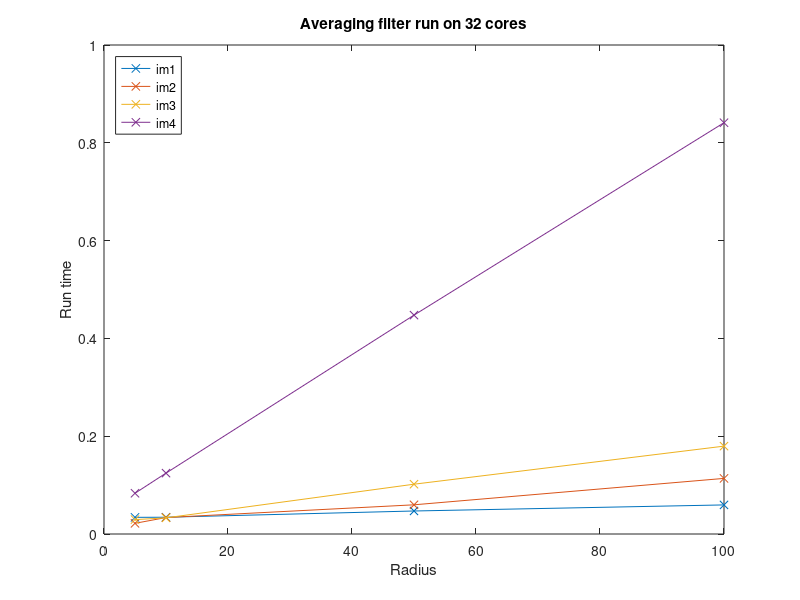
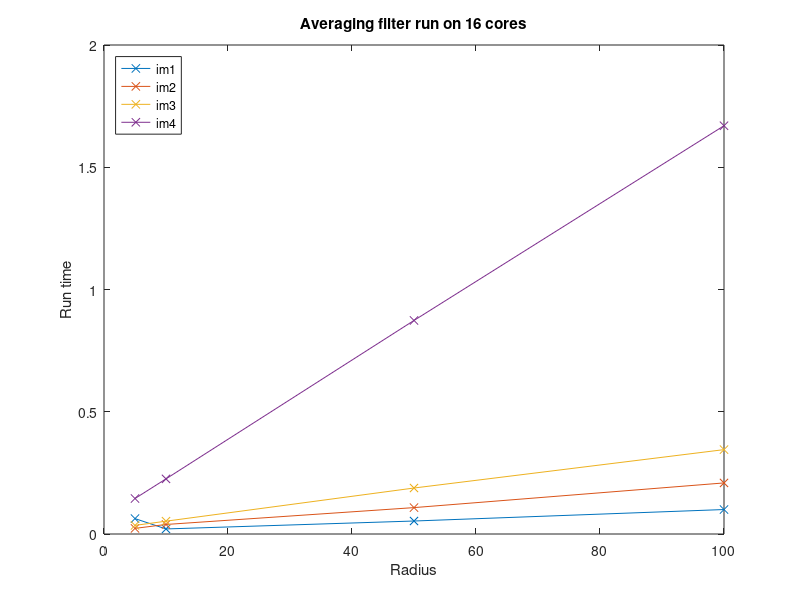
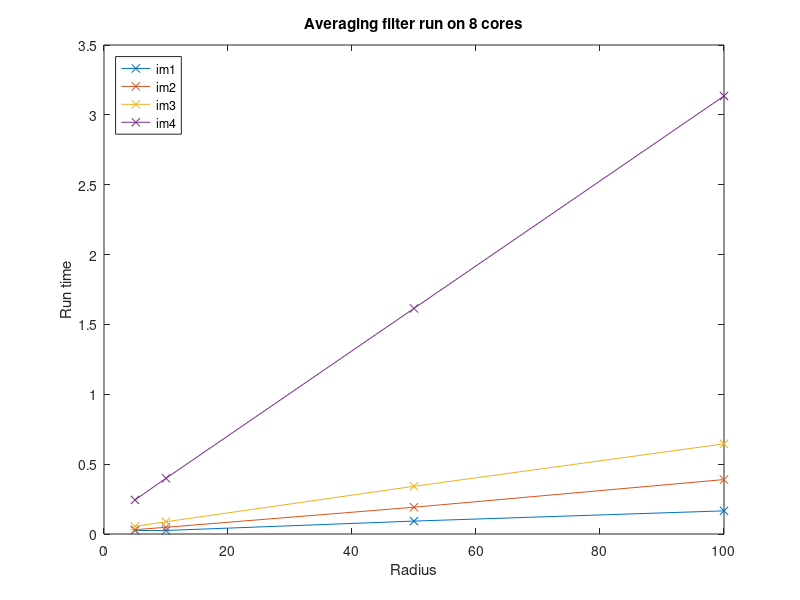
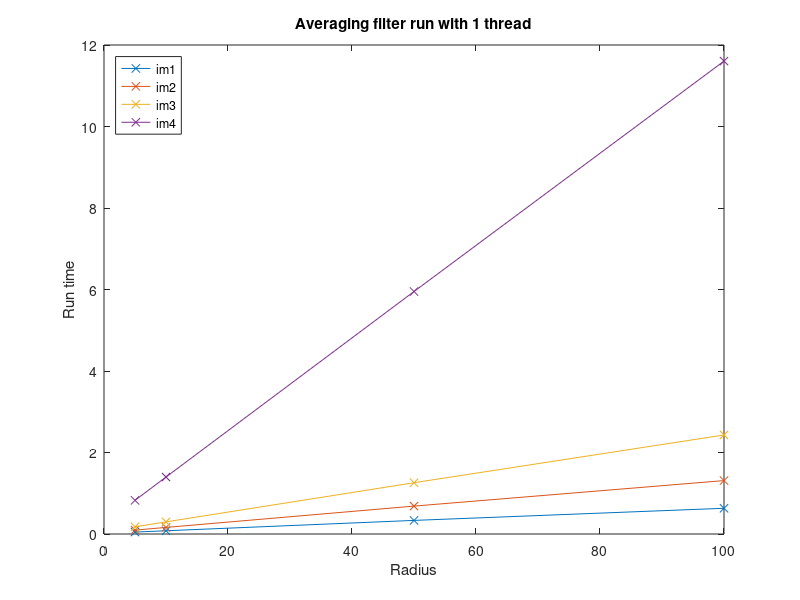

The MATLAB source for these figures, in order:
% ./matlab_format.py slurm-518955.out 32_cores
figure(1)
im1_32_cores = [0.0340881 0.0342889 0.0470531 0.05948];
im1_32_cores_radius = [5 10 50 100];
im2_32_cores = [0.0218539 0.033638 0.0597 0.113708];
im2_32_cores_radius = [5 10 50 100];
im3_32_cores = [0.0294271 0.0330119 0.101842 0.179678];
im3_32_cores_radius = [5 10 50 100];
im4_32_cores = [0.083344 0.124487 0.447587 0.841062];
im4_32_cores_radius = [5 10 50 100];
plot(im1_32_cores_radius, im1_32_cores, '-x', im2_32_cores_radius, im2_32_cores, '-x', im3_32_cores_radius, im3_32_cores, '-x', im4_32_cores_radius, im4_32_cores, '-x');
legend('im1', 'im2', 'im3', 'im4', 'Location', 'NorthWest');
xlabel('Radius');
ylabel('Run time');
title('Averaging filter run on 32 cores');

%./matlab_format.py slurm-518960.out 16_cores
im1_16_cores = [0.0629621 0.0206759 0.053117 0.100074];
im1_16_cores_radius = [5 10 50 100];
im2_16_cores = [0.023015 0.0389862 0.107951 0.208884];
im2_16_cores_radius = [5 10 50 100];
im3_16_cores = [0.035218 0.05247 0.188079 0.345068];
im3_16_cores_radius = [5 10 50 100];
im4_16_cores = [0.145128 0.225484 0.87342 1.66979];
im4_16_cores_radius = [5 10 50 100];
figure(2)
plot(im1_16_cores_radius, im1_16_cores, '-x', im2_16_cores_radius, im2_16_cores, '-x', im3_16_cores_radius, im3_16_cores, '-x', im4_16_cores_radius, im4_16_cores, '-x');
legend('im1', 'im2', 'im3', 'im4', 'Location', 'NorthWest');
xlabel('Radius');
ylabel('Run time');
title('Averaging filter run on 16 cores');

%./matlab_format.py slurm-521800.out 8_cores
im1_8_cores = [0.025578 0.0253482 0.0923798 0.165697];
im1_8_cores_radius = [5 10 50 100];
im2_8_cores = [0.0305769 0.0481551 0.191713 0.389587];
im2_8_cores_radius = [5 10 50 100];
im3_8_cores = [0.054776 0.0877669 0.341511 0.645192];
im3_8_cores_radius = [5 10 50 100];
im4_8_cores = [0.243807 0.398764 1.61486 3.13503];
im4_8_cores_radius = [5 10 50 100];
figure(3)
plot(im1_8_cores_radius, im1_8_cores, '-x', im2_8_cores_radius, im2_8_cores, '-x', im3_8_cores_radius, im3_8_cores, '-x', im4_8_cores_radius, im4_8_cores, '-x');
legend('im1', 'im2', 'im3', 'im4', 'Location', 'NorthWest');
xlabel('Radius');
ylabel('Run time');
title('Averaging filter run on 8 cores');

%./matlab_format.py slurm-521808.out 1_thread
im1_1_thread = [0.0470434 0.0796472 0.333709 0.631312];
im1_1_thread_radius = [5 10 50 100];
im2_1_thread = [0.095533 0.161768 0.684766 1.31056];
im2_1_thread_radius = [5 10 50 100];
im3_1_thread = [0.176316 0.297651 1.25851 2.43034];
im3_1_thread_radius = [5 10 50 100];
im4_1_thread = [0.826119 1.39829 5.9504 11.6048];
im4_1_thread_radius = [5 10 50 100];
figure(4)
plot(im1_1_thread_radius, im1_1_thread, '-x', im2_1_thread_radius, im2_1_thread, '-x', im3_1_thread_radius, im3_1_thread, '-x', im4_1_thread_radius, im4_1_thread, '-x');
legend('im1', 'im2', 'im3', 'im4', 'Location', 'NorthWest');
xlabel('Radius');
ylabel('Run time');
title('Averaging filter run with 1 thread');

%./matlab_format.py slurm-521810.out 2_threads
im1_2_threads = [0.025016 0.0427838 0.16885 0.318079];
im1_2_threads_radius = [5 10 50 100];
im2_2_threads = [0.0504859 0.0846524 0.34507 0.663202];
im2_2_threads_radius = [5 10 50 100];
im3_2_threads = [0.0924769 0.1519 0.634045 1.23104];
im3_2_threads_radius = [5 10 50 100];
im4_2_threads = [0.413716 0.702383 2.9809 5.81111];
im4_2_threads_radius = [5 10 50 100];
figure(5)
plot(im1_2_threads_radius, im1_2_threads, '-x', im2_2_threads_radius, im2_2_threads, '-x', im3_2_threads_radius, im3_2_threads, '-x', im4_2_threads_radius, im4_2_threads, '-x');
legend('im1', 'im2', 'im3', 'im4', 'Location', 'NorthWest');
xlabel('Radius');
ylabel('Run time');
title('Averaging filter run with 2 threads');

%./matlab_format.py slurm-521815.out 4_threads
im1_4_threads = [0.0140645 0.0225147 0.0872207 0.161822];
im1_4_threads_radius = [5 10 50 100];
im2_4_threads = [0.0274257 0.0445793 0.17969 0.336393];
im2_4_threads_radius = [5 10 50 100];
im3_4_threads = [0.0508857 0.0817186 0.324281 0.616372];
im3_4_threads_radius = [5 10 50 100];
im4_4_threads = [0.220054 0.360046 1.51232 2.94226];
im4_4_threads_radius = [5 10 50 100];
figure(5);
plot(im1_4_threads_radius, im1_4_threads, '-x', im2_4_threads_radius, im2_4_threads, '-x', im3_4_threads_radius, im3_4_threads, '-x', im4_4_threads_radius, im4_4_threads, '-x');
legend('im1', 'im2', 'im3', 'im4', 'Location', 'NorthWest');
xlabel('Radius');
ylabel('Run time');
title('Averaging filter run with 4 threads');

%./matlab_format.py slurm-521817.out 8_threads
im1_8_threads = [0.0104665 0.0146436 0.0481916 0.0860901];
im1_8_threads_radius = [5 10 50 100];
im2_8_threads = [0.0199493 0.0295607 0.0984862 0.183738];
im2_8_threads_radius = [5 10 50 100];
im3_8_threads = [0.0363348 0.0511522 0.178057 0.330515];
im3_8_threads_radius = [5 10 50 100];
im4_8_threads = [0.127996 0.206565 0.79577 1.52823];
im4_8_threads_radius = [5 10 50 100];
figure(6);
plot(im1_8_threads_radius, im1_8_threads, '-x', im2_8_threads_radius, im2_8_threads, '-x', im3_8_threads_radius, im3_8_threads, '-x', im4_8_threads_radius, im4_8_threads, '-x');
legend('im1', 'im2', 'im3', 'im4', 'Location', 'NorthWest');
xlabel('Radius');
ylabel('Run time');
title('Averaging filter run with 8 threads');

%./matlab_format.py slurm-521819.out 16_threads
im1_16_threads = [0.0114095 0.012666 0.0295881 0.0505437];
im1_16_threads_radius = [5 10 50 100];
im2_16_threads = [0.0220951 0.026521 0.0615479 0.10425];
im2_16_threads_radius = [5 10 50 100];
im3_16_threads = [0.0428284 0.0474971 0.110336 0.191794];
im3_16_threads_radius = [5 10 50 100];
im4_16_threads = [0.104575 0.143931 0.458426 0.851565];
im4_16_threads_radius = [5 10 50 100];
figure(7);
plot(im1_16_threads_radius, im1_16_threads, '-x', im2_16_threads_radius, im2_16_threads, '-x', im3_16_threads_radius, im3_16_threads, '-x', im4_16_threads_radius, im4_16_threads, '-x');
legend('im1', 'im2', 'im3', 'im4', 'Location', 'NorthWest');
xlabel('Radius');
ylabel('Run time');
title('Averaging filter run with 16 threads');

%%
figure(8)
plot(im4_8_cores_radius, im4_8_cores, '-x', im4_16_cores_radius, im4_16_cores, '-x', im4_32_cores_radius, im4_32_cores, '-x');
legend('8 cores', '16 cores', '32 cores', 'Location', 'NorthWest');
xlabel('Radius');
ylabel('Run time');
title('Averaging filter on im4.ppm different # cores');

%%
figure(9)
plot(im4_1_thread_radius, im4_1_thread, '-x', im4_2_threads_radius, im4_2_threads, '-x', im4_4_threads_radius, im4_4_threads, '-x', im4_8_threads_radius, im4_8_threads, '-x', im4_16_threads_radius, im4_16_threads, '-x');
legend('1 thread', '2 thread', '4 thread', '8 thread', '16 thread', 'Location', 'NorthWest');
xlabel('Radius');
ylabel('Run time');
title('Averaging filter on im4.ppm different # threads');

%%
mpi_thres_8_cores = [0.00768995 0.00541592 0.00714207 0.0279419];
mpi_thres_16_cores = [0.0297282 0.0194161 0.0152361 0.0306139];
mpi_thres_1_core = [0.00366712 0.00708914 0.01314 0.062237];
mpi_thres_4_cores = [0.002702 0.00367713 0.00692105 0.0318539];
im = [1 2 3 4];
figure(10)
plot(im, mpi_thres_1_core, '-x', im, mpi_thres_4_cores, '-x', im, mpi_thres_8_cores, '-x', im, mpi_thres_16_cores, '-x');
legend('1 core', '4 cores', '8 cores', '16 cores', 'Location', 'NorthWest');
xlabel('Image');
ylabel('Run time');
title('Threshold filter with mpi on different images');

%%
thres_1_thread = [0.0025102 0.00499036 0.00936788 0.0392];
thres_4_threads = [0.000823773 0.00137079 0.00245882 0.0106272];
thres_8_threads = [0.00057446 0.000958058 0.00143139 0.00550633];
thres_16_threads = [0.000768185 0.000902217 0.00116739 0.00329923];
im = [1 2 3 4];
figure(11)
plot(im, thres_1_thread, '-x', im, thres_4_threads, '-x', im, thres_8_threads, '-x', im, thres_16_threads, '-x');
legend('1 threads', '4 threads', '8 threads', '16 threads', 'Location', 'NorthWest');
xlabel('Image');
ylabel('Run time');
title('Threshold filter with pthreads on different images');
